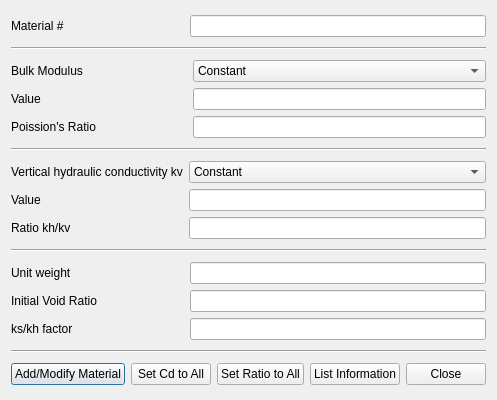
<?xml version="1.0" encoding="UTF-8"?>
<ui version="4.0">
 <class>Material</class>
 <widget class="QDialog" name="Material">
  <property name="geometry">
   <rect>
    <x>0</x>
    <y>0</y>
    <width>476</width>
    <height>400</height>
   </rect>
  </property>
  <property name="windowTitle">
   <string>Create/Modify Material</string>
  </property>
  <layout class="QVBoxLayout" name="verticalLayout_7">
   <item>
    <layout class="QHBoxLayout" name="horizontalLayout_4">
     <item>
      <widget class="QLabel" name="label">
       <property name="text">
        <string>Material #                                    </string>
       </property>
      </widget>
     </item>
     <item>
      <widget class="QLineEdit" name="matNum"/>
     </item>
    </layout>
   </item>
   <item>
    <widget class="Line" name="line_3">
     <property name="orientation">
      <enum>Qt::Horizontal</enum>
     </property>
    </widget>
   </item>
   <item>
    <layout class="QHBoxLayout" name="horizontalLayout_3">
     <item>
      <layout class="QVBoxLayout" name="verticalLayout">
       <item>
        <widget class="QLabel" name="label_2">
         <property name="text">
          <string>Bulk Modulus                               </string>
         </property>
        </widget>
       </item>
       <item>
        <widget class="QLabel" name="KLine">
         <property name="text">
          <string>Value</string>
         </property>
        </widget>
       </item>
       <item>
        <widget class="QLabel" name="label_4">
         <property name="text">
          <string>Poission's Ratio</string>
         </property>
        </widget>
       </item>
      </layout>
     </item>
     <item>
      <layout class="QVBoxLayout" name="verticalLayout_2">
       <item>
        <widget class="QComboBox" name="KCombo">
         <item>
          <property name="text">
           <string>Constant</string>
          </property>
         </item>
         <item>
          <property name="text">
           <string>Function of Effective Vertical Stress</string>
          </property>
         </item>
        </widget>
       </item>
       <item>
        <widget class="QLineEdit" name="bulkValLine"/>
       </item>
       <item>
        <widget class="QLineEdit" name="vLine"/>
       </item>
      </layout>
     </item>
    </layout>
   </item>
   <item>
    <widget class="Line" name="line_2">
     <property name="orientation">
      <enum>Qt::Horizontal</enum>
     </property>
    </widget>
   </item>
   <item>
    <layout class="QHBoxLayout" name="horizontalLayout_2">
     <item>
      <layout class="QVBoxLayout" name="verticalLayout_3">
       <item>
        <widget class="QLabel" name="kLabel">
         <property name="text">
          <string>Vertical hydraulic conductivity kv</string>
         </property>
        </widget>
       </item>
       <item>
        <widget class="QLabel" name="kLine">
         <property name="text">
          <string>Value</string>
         </property>
        </widget>
       </item>
       <item>
        <widget class="QLabel" name="label_7">
         <property name="text">
          <string>Ratio kh/kv</string>
         </property>
        </widget>
       </item>
      </layout>
     </item>
     <item>
      <layout class="QVBoxLayout" name="verticalLayout_4">
       <item>
        <widget class="QComboBox" name="kCombo">
         <item>
          <property name="text">
           <string>Constant</string>
          </property>
         </item>
         <item>
          <property name="text">
           <string>Function of Effective Vertical Stress</string>
          </property>
         </item>
        </widget>
       </item>
       <item>
        <widget class="QLineEdit" name="kValLine"/>
       </item>
       <item>
        <widget class="QLineEdit" name="ratioLine"/>
       </item>
      </layout>
     </item>
    </layout>
   </item>
   <item>
    <widget class="Line" name="line">
     <property name="orientation">
      <enum>Qt::Horizontal</enum>
     </property>
    </widget>
   </item>
   <item>
    <layout class="QHBoxLayout" name="horizontalLayout">
     <item>
      <layout class="QVBoxLayout" name="verticalLayout_6">
       <item>
        <widget class="QLabel" name="label_8">
         <property name="text">
          <string>Unit weight                                  </string>
         </property>
        </widget>
       </item>
       <item>
        <widget class="QLabel" name="label_9">
         <property name="text">
          <string>Initial Void Ratio</string>
         </property>
        </widget>
       </item>
       <item>
        <widget class="QLabel" name="label_10">
         <property name="text">
          <string>ks/kh factor</string>
         </property>
        </widget>
       </item>
      </layout>
     </item>
     <item>
      <layout class="QVBoxLayout" name="verticalLayout_5">
       <item>
        <widget class="QLineEdit" name="densLine"/>
       </item>
       <item>
        <widget class="QLineEdit" name="voidRatioLine"/>
       </item>
       <item>
        <widget class="QLineEdit" name="CdLine"/>
       </item>
      </layout>
     </item>
    </layout>
   </item>
   <item>
    <widget class="Line" name="line_4">
     <property name="orientation">
      <enum>Qt::Horizontal</enum>
     </property>
    </widget>
   </item>
   <item>
    <layout class="QHBoxLayout" name="horizontalLayout_5">
     <item>
      <widget class="QPushButton" name="addButton">
       <property name="text">
        <string>Add/Modify Material</string>
       </property>
      </widget>
     </item>
     <item>
      <widget class="QPushButton" name="setCd">
       <property name="text">
        <string>Set Cd to All</string>
       </property>
      </widget>
     </item>
     <item>
      <widget class="QPushButton" name="setRatio">
       <property name="text">
        <string>Set Ratio to All</string>
       </property>
      </widget>
     </item>
     <item>
      <widget class="QPushButton" name="listInfor">
       <property name="text">
        <string>List Information</string>
       </property>
      </widget>
     </item>
     <item>
      <widget class="QPushButton" name="cancelButton">
       <property name="text">
        <string>Close</string>
       </property>
      </widget>
     </item>
    </layout>
   </item>
  </layout>
 </widget>
 <resources/>
 <connections/>
</ui>
